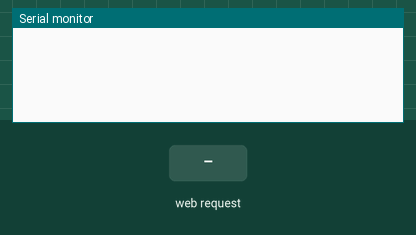
Recording of a sketch running on a simulated Arduino Uno, built with avr-gcc and run on an emulated ATmega328P. Parts: the last lines printed to the serial monitor. Inputs (shaded band) come from the test bench. WiFi joins after 1.5 s; servers stay silent unless stated.

Above: at 1.2 s.
1.3 s: HTTP request GET /info received
At 3.5 s:
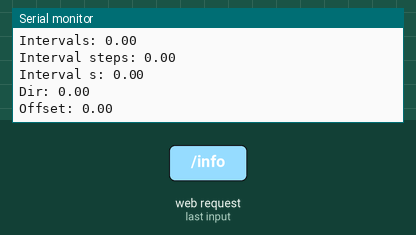
3.8 s: HTTP request GET /v received
At 5.8 s:
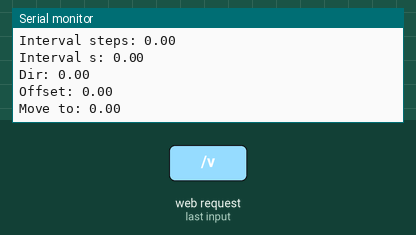

Measured:
- after the input at 1.3 s, the serial monitor: prints a new line after 1.0 s (image 1)
- after the input at 3.8 s, the serial monitor: prints a new line after 1.5 s (image 2)

The sketch:

UnoServer.ino
```cpp
/*
Arduino telnet server stepper motor control
created 2023 Teemu Sekki

 */
#include <ezButton.h>
#include <AccelStepper.h>
#include <SPI.h>
#include <Ethernet.h>
// Globals *****************
#define dirPin 2
#define stepPin 3
#define motorinterfaceType 1
#define limPin 7

ezButton limitSwitch(limPin);
AccelStepper stepper = AccelStepper(motorinterfaceType, dirPin, stepPin);
const double MAX_s = 36000; // 36 cm, 100 steps = 1 mm
// Enter a MAC address and IP address for your controller below.
// The IP address will be dependent on your local network.
// gateway and subnet are optional:
byte mac[] = {
  0xDE, 0xAD, 0xBE, 0xEF, 0xFE, 0xED };
IPAddress ip(192, 168, 1, 177);
IPAddress myDns(192, 168, 1, 1);
IPAddress gateway(192, 168, 1, 1);
IPAddress subnet(255, 255, 0, 0);
String command = "";
int qtde;
// telnet defaults to port 23
EthernetServer server(23);
double ready = 0;
int stepsTaken = 0;
bool alreadyConnected = false; // whether or not the client was connected previously
// parameters start ****
double I_mm = 0;
double offset = 0;
double I_s = 0;
double direction = 0;
double I_count = 0;
// parameters end *******
// helppers *************
bool mocon = true; // chenge true when motor connected
bool play = false; // play state
bool CR = false; // command readed
double steps = 0; // measure taken steps
double i = 1;
double start_time = 0;
bool isZero = false; // check the reference point
int limState;
// Globals end *********************************
void setup() {

  stepper.setCurrentPosition(0);
  stepper.setMaxSpeed(1000);
  stepper.setAcceleration(300);
  limitSwitch.setDebounceTime(50);

  // initialize the Ethernet device
  Ethernet.begin(mac, ip, myDns, gateway, subnet);

  // Open serial communications for debug if neccessary:
   Serial.begin(9600);
  if (Ethernet.hardwareStatus() == EthernetNoHardware) {
    //Serial.println("Ethernet shield was not found.  Sorry, can't run without hardware. :(");
    while (true) {
      delay(1); // do nothing, no point running without Ethernet hardware
    }
  }

  // start listening for clients
  server.begin();
}
// ****Loop start****
void loop() {
  checkClient(printData());
      // if command readded true set command
  if(CR == true){setCommand(command);CR = false;}
      // play condition
  if(play){
    // ***Stepper commands***
    steps = I_mm * i;

    // test timer logic..
    if(direction == 1){
      if((millis()/1000) - start_time >= I_s){
        if(steps < MAX_s && i <= I_count){
          i++;
          start_time = millis()/1000;
          if(mocon){
            stepper.moveTo(offset + steps);
            stepper.runToPosition();
          }
          // Serial.print("Interval: ");
          // Serial.print(i - 1);
          // Serial.print(", Run to: ");
          // Serial.print(offset + steps);
          // Serial.print(", time: ");
          // Serial.println(start_time);
        }
        else{
          play = false;
        }

      }
    }
    if(direction == -1){
      if((millis()/1000) - start_time >= I_s){
        //Serial.println(steps);
        if(steps < MAX_s && i <= I_count){
          i++;
          start_time = millis()/1000;
          double m = offset - steps;
          if(mocon){
            stepper.moveTo(m);
            stepper.runToPosition();
          }
          // Serial.print("Interval: ");
          // Serial.print(i);
          // Serial.print(" Run to: ");
          // Serial.print(m);
          // Serial.print(", time: ");
          // Serial.println(start_time);
        }
        else{
          play = false;
        }
      }
    }
  }
}
// ******LOOP END*******
String printData(){
  // return info to user
  // add reference point info
  String state = "Connected to: 192.168.1.177:23";
  state += "\n__Values__\n";
  state += "Interval length (mm):";
  state += String(I_mm);
  state += "\nInterval offset (mm):";
  state += String(offset);
  state += "\nInterval time (s):";
  state += String(I_s);
  state += "\nIntervals:";
  state += String(I_count);
  state += "\nDirection:";
  state += String(direction);
  state += "\nPlay:";
  state += String(play);
  state += "\nReference:";
  state += String(isZero);
  return state;
}
void setCommand(String c){

  if(c == "info"){
    // returns only info
    Serial.println("Info");
  }else if(c.indexOf("v") > 0){
    String* p = split(c, '|', qtde);
    double move = p[1].toDouble();
    delete[] p;
    if(mocon){
      stepper.moveTo(move * 100);
      stepper.runToPosition();
      delay(500);
    }
    Serial.print("Move to: ");
    Serial.println(move);
  }else if(c == "play"){
    if(mocon){
      isZero = false;
      toZero();
      //Serial.println(offset);
      stepper.moveTo(offset);
      stepper.runToPosition();
      delay(5);
    }
    play = true;
    start_time = millis()/1000;
  }else if(c == "setref"){
    toZero();
  }else if(c == "reset"){
    Serial.println("Reset");
    play = false;
    I_mm = 0; offset = 0; I_s = 0; I_count = 0; direction = 0; ready = 0; steps = 0;
    Serial.println(I_mm + offset + I_s + I_count + direction + ready + steps);
    if(mocon){
      isZero = false;
      toZero();
    }
  }else{
    // parse values
    //Serial.println(c);
    String* p = split(c, '|', qtde);
    I_count = p[0].toDouble();
    I_mm = p[1].toDouble();
    I_s = p[2].toDouble();
    direction = p[3].toDouble();
    offset = p[4].toDouble() * 100;
    delete[] p;
    Serial.print("Intervals: ");
    Serial.println(I_count);
    Serial.print("Interval steps: ");
    Serial.println(I_mm);
    Serial.print("Interval s: ");
    Serial.println(I_s);
    Serial.print("Dir: ");
    Serial.println(direction);
    Serial.print("Offset: ");
    Serial.println(offset);
  }
}
String* split(String& v, char delimiter, int& length) {
  length = 1;
  bool found = false;
  // Figure out how many itens the array should have
  for (int i = 0; i < v.length(); i++) {
    if (v[i] == delimiter) {
      length++;
      found = true;
    }
  }
  // If the delimiter is found than create the array
  // and split the String
  if (found) {
    // Create array
    String* values = new String[length];
    // Split the string into array
    int i = 0;
    for (int itemIndex = 0; itemIndex < length; itemIndex++) {
      for (; i < v.length(); i++) {

        if (v[i] == delimiter) {
          i++;
          break;
        }
        values[itemIndex] += v[i];
      }
    }
    // Done, return the values
    return values;
  }

  // No delimiter found
  return nullptr;
}
void toZero(){
  limitSwitch.loop();
  limState = limitSwitch.getState();
  // Check if it's already in 0 point
  if(limState == LOW){
    stepper.setCurrentPosition(0);
    Serial.println("Zero point");
    isZero = true;
  }
  else{
    Serial.println("Go to zero!");
    while(stepper.currentPosition() > MAX_s * -1 && digitalRead(limPin) > 0)
    {
      stepper.setSpeed(-1000);
      stepper.runSpeed();
      delay(2);
    }
    isZero = true;
    Serial.println();
    Serial.println("In zere");
    stepper.setCurrentPosition(0);
  }
}
void checkClient(String m){
  EthernetClient client = server.available();
  if (client) {
    if (!alreadyConnected) {
      // clear out the input buffer:
      client.flush();
      alreadyConnected = true;
    }
    if(client.available() > 0) {
      // read the string incoming from the client:
        if(m != "Run to reference point"){
          command = client.readStringUntil('*');
        }
        client.println(m);
        CR = true; // command readed true
    }
  }
  client.stop();
}
```
